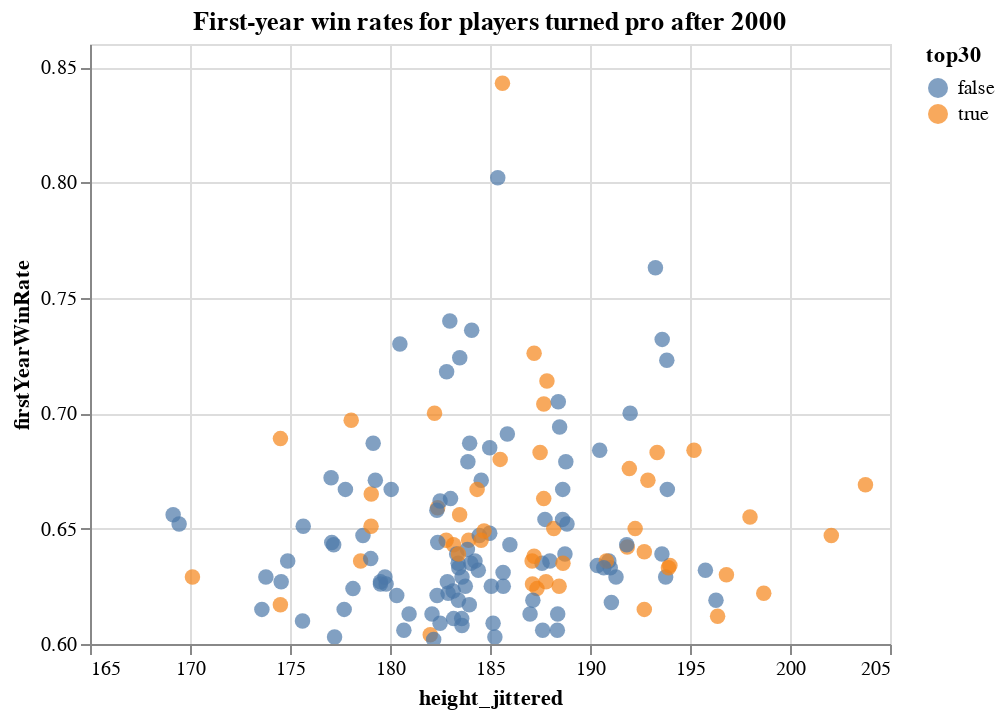

The notebook cell saved with this chart:
### Code cell
# rankingGroup vs. firstYearWinRate
# winRate, height, rankingGroup
import altair as alt
import random

#remove height < 1m
playerDf = playerDf[playerDf['height'] > 100]
#manually add a jitter
playerDf['height_jittered'] = playerDf.apply(lambda row: row['height'] + random.uniform(-1,1), axis=1) 
#remove old data
playerDf = playerDf[playerDf['pro_year'] > 2000]
playerDf = playerDf[playerDf[FYRATE] > 0.6]
# too crowded

tp_ls = [TP100, TP50, TP30, TP10]


alt.Chart(playerDf, title="First-year win rates for players turned pro after 2000").mark_circle(size=60).encode(
        alt.X('height_jittered',
        scale=alt.Scale(zero=False)
        ),
        alt.Y(FYRATE,
        scale=alt.Scale(zero=False)
        ),
        color=TP30,
        tooltip=['first_name', 'last_name', HIGHEST_RK, 'height', 'pro_year', FYRATE]
).interactive()

### Figure 1 — Vega-Lite specification as saved in the notebook (floating-point values rounded to 4 significant figures; data arrays with more than 128 entries replaced by an {"elided": "..."} marker saying what was removed)
{"config": {"view": {"continuousWidth": 400, "continuousHeight": 300}}, "data": {"name": "data-c4698801774444f02404778bd0c119ce"}, "mark": {"type": "circle", "size": 60}, "encoding": {"color": {"field": "top30", "type": "nominal"}, "tooltip": [{"field": "first_name", "type": "nominal"}, {"field": "last_name", "type": "nominal"}, {"field": "rank_single_ch", "type": "quantitative"}, {"field": "height", "type": "quantitative"}, {"field": "pro_year", "type": "quantitative"}, {"field": "firstYearWinRate", "type": "quantitative"}], "x": {"field": "height_jittered", "scale": {"zero": false}, "type": "quantitative"}, "y": {"field": "firstYearWinRate", "scale": {"zero": false}, "type": "quantitative"}}, "selection": {"selector001": {"type": "interval", "bind": "scales", "encodings": ["x", "y"]}}, "title": "First-year win rates for players turned pro after 2000", "$schema": "https://vega.github.io/schema/vega-lite/v4.17.0.json", "datasets": {"data-c4698801774444f02404778bd0c119ce": {"elided": "153 records"}}}
